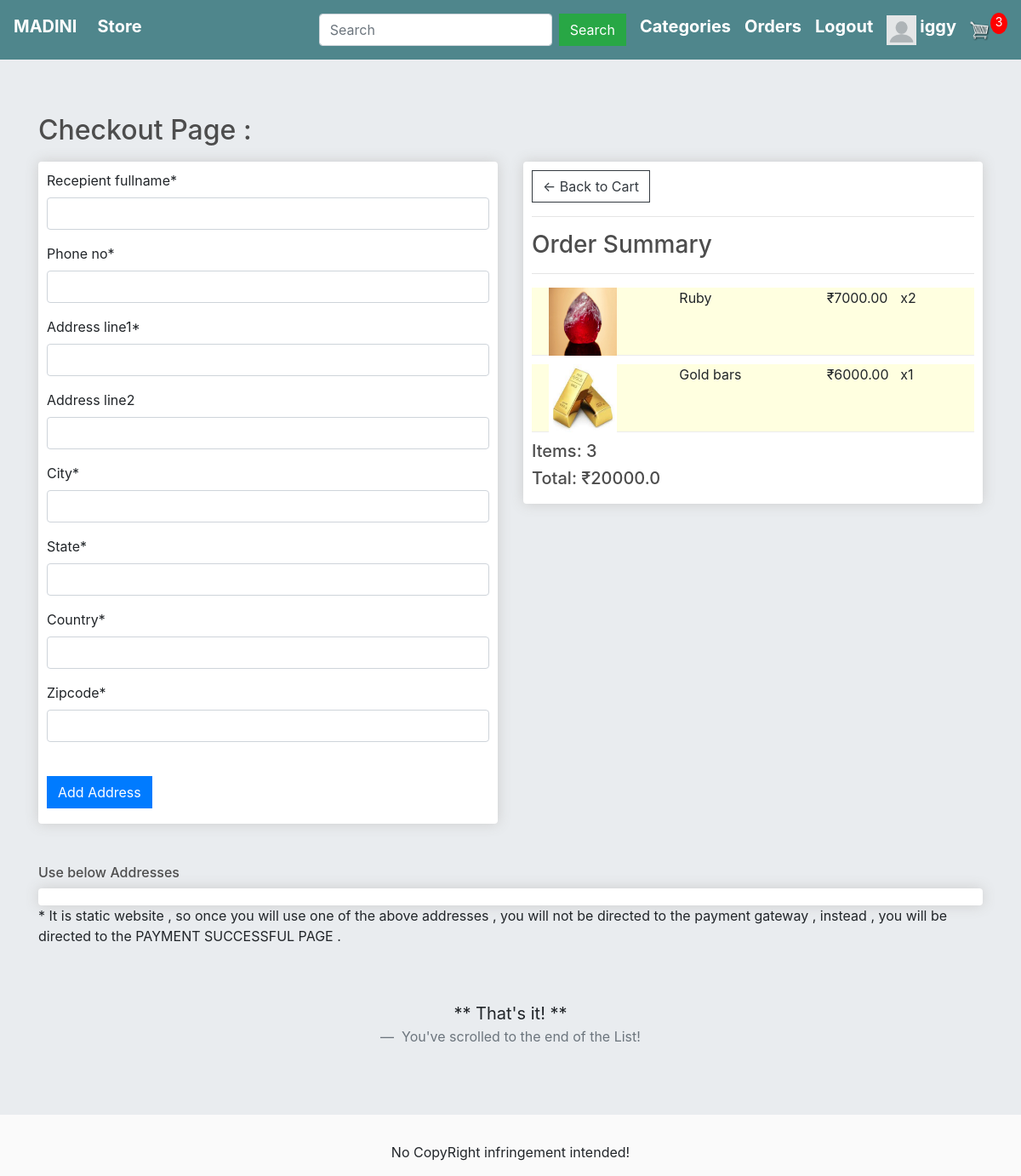
Screenshot of /checkout/ (signed in) with the database file from the repository.
### store/models.py (models this page shows, shortened)
class OrderItem(models.Model):
    user = models.ForeignKey(User,on_delete=models.CASCADE,null=True,blank=False)
    product = models.ForeignKey(Product,on_delete=models.CASCADE,null=True,blank=False)
    date_ordered = models.DateTimeField(auto_now_add=True)
    quantity = models.IntegerField(default=0,blank=True,null=True)
    @property
    def get_total(self):
        total = self.product.price * self.quantity
        return total

class Product(models.Model):
    category = models.ManyToManyField(ProductCategories)
    seller = models.ForeignKey(Seller, on_delete=models.CASCADE)
    name = models.CharField(max_length=100,blank=False,name=False)
    price = models.FloatField(blank=False,null=False)
    measurement = models.CharField(max_length=100,blank=False,name=False)
    image = models.ImageField(null=True,blank=True)
    description = models.TextField(null=True,blank=True)
    @property
    def get_imageURL(self):
        try:
            url = self.image.url
        except:
            url = ''
        return url

### store/views.py (the view, shortened to what this page needs)
# urls.py: path('checkout/',views.checkout,name='checkout'),
def checkout(request):
    if not request.user.is_authenticated:
        return HttpResponseRedirect(reverse('user_login'))
    items = []
    total_cost_cart = 0
    total_item_cart = 0
    if request.user.is_authenticated:
        items = OrderItem.objects.filter(user=request.user)
        for item in items:
            total_item_cart += item.quantity
        for item in items:
            total_cost_cart += item.get_total
    if total_item_cart == 0:
        return Http404
    form = ShippingForm()
    addresses = ShippingAddress.objects.filter(user = request.user)
    product_categories = ProductCategories.objects.all()
    context = {
        'product_categories' : product_categories,
        'items': items,
        'total_item_cart': total_item_cart,
        'total_cost_cart': total_cost_cart,
        'form' : form,
        'addresses' : addresses,
    }
    return render(request, 'store/checkout.html', context)

### store/forms.py
class ShippingForm(ModelForm):
    class Meta:
        model = ShippingAddress
        fields = '__all__'
        exclude = ['user']

### store/templates/store/checkout.html (shortened to what this page needs)
{% extends 'store/main.html' %}
{% load static %}
{% load crispy_forms_tags %}
{% block content %}
	<h2>Checkout Page :</h2>
     <div class="row">
		<div class="col-lg-6">
			<div class="box-element" id="form-wrapper">
				<form method="POST" action="{% url 'checkout'%}">
					{{ form|crispy }}
					<br>
					<input type="submit" class="btn btn-primary mb-2" name="submit" , value='Add Address'>
				</form>
			</div>
		</div>
		<div class="col-lg-6">
			<div class="box-element">
				<a  class="btn btn-outline-dark" href="{% url 'cart' %}">&#x2190; Back to Cart</a>
				<hr>
				<h3>Order Summary</h3>
				<hr>
				{% for item in items %}
					<div class="cart-row" style="background-color: lightyellow;height: 80px">
						<div style="flex:2"><a href="{% url 'item_detail' item.product.id %}"><img class="row-image" src="{{ item.product.get_imageURL }}" style="width: 80px; height: 80px;margin-left: 20px"></a></div>
						<div style="flex:2"><p>{{item.product.name}}</p></div>
						<div style="flex:1"><p>&#8377;{{item.product.price|floatformat:2}}</p></div>
						<div style="flex:1"><p>x{{item.quantity}}</p></div>
					</div>
				{% endfor %}
				<h5>Items:   {{total_item_cart}}</h5>
				<h5>Total:   &#8377;{{total_cost_cart}}</h5>
			</div>
		</div>
	</div>
	<br>
	<br>
	{% if request.user.is_authenticated %}
				<h6>Use below Addresses</h6>
				<div class="box-element">
				</div>
				<p>* It is static website , so once you will use one of the above addresses , you will not be directed to the payment gateway , instead , you will be directed to the PAYMENT SUCCESSFUL PAGE .</p>
	{% endif %}
	<br><br>
	<blockquote class="blockquote text-center">
		<p class="mb-0">** That's it! **</p>
		<footer class="blockquote-footer"> You've scrolled to the end of the List!</footer>
	</blockquote>
{% endblock content %}

### store/templates/store/main.html (shortened to what this page needs)
<!DOCTYPE html>
{% load static %}
<html>
<head>
	<link rel="stylesheet" href="https://stackpath.bootstrapcdn.com/bootstrap/4.4.1/css/bootstrap.min.css">
	<link rel="stylesheet" href="https://maxcdn.bootstrapcdn.com/bootstrap/4.0.0/css/bootstrap.min.css">
	<link rel="stylesheet" href="https://cdnjs.cloudflare.com/ajax/libs/font-awesome/5.14.0/css/all.min.css" />
	<link rel="stylesheet" type="text/css" href="{% static 'store/css/main.css' %}">
</head>
<body>
	<nav class="navbar navbar-expand-lg navbar-dark bg-dark">
	  <h5><strong><a class="navbar-brand" href="{% url 'store' %}" style="color: white">MADINI</a></strong></h5>
	  <div class="collapse navbar-collapse" id="navbarSupportedContent">
	    <ul class="navbar-nav mr-auto">
	      <li class="nav-item active">
	        <h5><strong><a class="nav-link" href="{% url 'store' %}" style="color: white">Store <span class="sr-only">(current)</span></a></strong></h5>
	      </li>
	    </ul>
	    <div class="form-inline my-2 my-lg-0">
	    	<form method="get" action="{% url 'search' %}" class="form-inline my-2 my-lg-0">
					<input type="search" name="search" aria-label="Search" placeholder="Search" class="form-control mr-sm-2">
					<button class="btn btn-success my-2 mr-sm-3" type="submit">Search</button>
			</form>
			<div class="dropdown mr-sm-3">
					  <h5><strong><a style="color: white">Categories</a></strong></h5>
			</div>
	    	{% if request.user.is_authenticated %}
	     		<h5 class="mr-sm-3"><strong><a href="{% url 'order_details' %}" style="color: white">Orders</a></strong></h5>
	     		<h5 class="mr-sm-3"><strong><a href="{% url 'user_logout' %}" style="color: white">Logout</a></strong></h5>
	     		{% if request.user.profile.photo %}
					<a href="{% url 'profilepage' username=user.username %}"><img class="mr-sm-1" src="{{ request.user.profile.photo.url }}" width="35" height="35"></a>
				{% else %}
					<a href="{% url 'profilepage' username=user.username %}"><img class="mr-sm-1" src="/static/images/default.png" width="35" , height="35"></a>
				{% endif %}
		    	<h5><strong><a href="{% url 'profilepage' username=request.user.username %}" style="color: white">{{request.user.username}}</a></strong></h5>
	     	{% else %}
	     		<h5 class="mr-sm-3"><strong><a href="{% url 'user_login' %}" style="color: white">Login</a></strong></h5>
	     		<div>
		     		<h5 class="mr-sm-3"><strong><a href="{% url 'register' %}" style="color: white">SignUp</a></strong></h5>
	     		</div>
	     	{% endif %}
	     	<a href="{% url 'cart' %}">
	    		<img  id="cart-icon" src="{% static 'images/cart.png' %}">
	    	</a>
	    	<p id="cart-total">{{total_item_cart}}</p>
	    </div>
	  </div>
	</nav>
	<div class="jumbotron jumbotron-fluid">
		<div class="container container-fluid">
			{% block content %}
			{% endblock %}
		</div>
	</div>
	<footer class="footer">
		<p style="text-align: center;">No CopyRight infringement intended!</p>
	</footer>
</body>
</html>

### store/static/store/css/main.css (style rules this page uses)
body { background-color: hsl(0, 0%, 98%); }
h1,h2,h3,h4,h5,h6 { color:hsl(0, 0%, 30%); }
.box-element { box-shadow:hsl(0, 0%, 80%) 0 0 16px; background-color: #fff; border-radius: 4px; padding: 10px; }
.bg-dark { background-color: #4f868c!important; }
#cart-icon { width:25px; display: inline-block; margin-left: 15px; }
#cart-total { display: block; text-align: center; color:#fff; background-color: red; width: 20px; height: 25px; border-radius: 50%; font-size: 14px; }
.col-lg-4, .col-lg-6, .col-lg-8, .col-lg-12 { margin-top: 10px; }
.btn { border-radius: 0; }
.row-image { width: 100px; }
.cart-row { display: flex; align-items: flex-stretch; padding-bottom: 10px; margin-bottom: 10px; border-bottom: 1px solid #ececec; }

### store/templates/store/main.html (style rules this page uses)
.dropdown { position: relative; display: inline-block; }

### rows the page displays
OrderItem: product.get_imageURL (picture), product.name "Ruby", product.price "7000.00", quantity "2"
OrderItem: product.get_imageURL (picture), product.name "Gold bars", product.price "6000.00", quantity "1"

### other values shown
{{ request.user.username }} "iggy"
{{ total_item_cart }} "3"
{{ total_cost_cart }} "20000.0"
